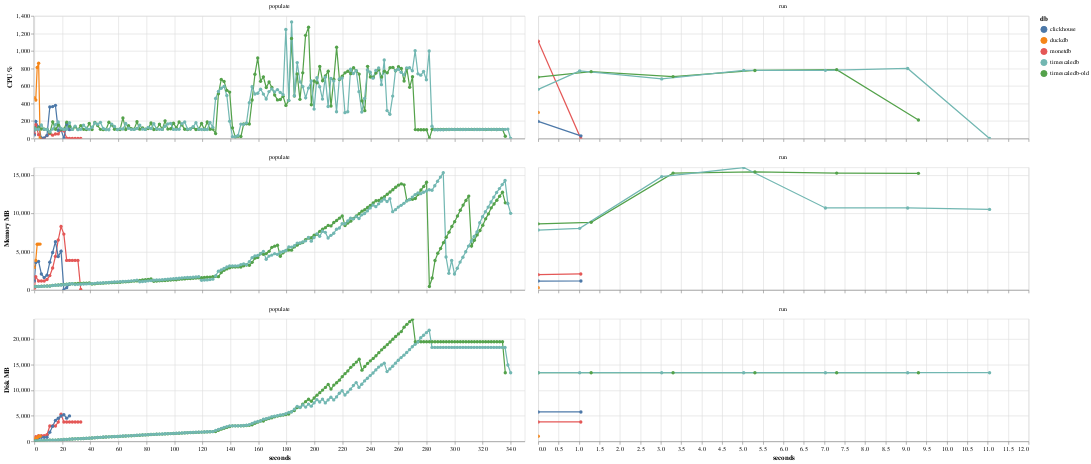

Notebook code cell kept with this figure:
### Code cell
df = db.execute(
    """
WITH first_metric_time AS (
    SELECT
        benchmark_id,
        MIN(time) AS start_time
    FROM metric
    GROUP BY benchmark_id
)
SELECT
    b.db,
    b.suite,
    b.operation,
    epoch(m.time - fm.start_time) AS seconds_since_start,
    m.cpu_percent,
    m.mem_mb,
    m.disk_mb
FROM metric m
JOIN first_metric_time fm ON m.benchmark_id = fm.benchmark_id
JOIN benchmark b ON m.benchmark_id = b.id
WHERE b.suite = (?)
and b.deleted_at is null
ORDER BY b.id, seconds_since_start;
""",
    [SUITE],
).pl()

df = df.with_columns(pl.col.cpu_percent.clip(0, 25 * 100))

df_long = df.unpivot(
    on=["cpu_percent", "mem_mb", "disk_mb"],
    index=["db", "suite", "operation", "seconds_since_start"],
    variable_name="metric",
    value_name="value",
)

df_long = df_long.with_columns(
    [
        pl.col("db").cast(pl.Categorical),
        pl.col("operation").cast(pl.Categorical),
        pl.col("metric").cast(pl.Categorical),
    ]
)

selector = alt.selection_point(fields=["db"], bind="legend")

width = 800
height = 200

cpu_chart = (
    alt.Chart(df_long.filter(pl.col("metric") == "cpu_percent"))
    .mark_line(point=True)
    .encode(
        x=alt.X("seconds_since_start:Q", axis=alt.Axis(title=None, ticks=True, grid=True, labels=False)),
        y=alt.Y("value:Q", axis=alt.Axis(title="CPU %", ticks=True, grid=True), scale=alt.Scale(zero=False)),
        color=alt.Color("db:N"),
        tooltip=[
            "db",
            "suite",
            "operation",
            "metric",
            alt.Tooltip("seconds_since_start:Q", format=".0f"),
            alt.Tooltip("value:Q", format=".0f"),
        ],
        opacity=alt.condition(selector, alt.value(1.0), alt.value(0.1)),
    )
    .add_params(selector)
    .properties(width=width, height=height)
    .facet(column=alt.Column("operation:N", title=None))
    .resolve_scale(x="independent")
)

mem_chart = (
    alt.Chart(df_long.filter(pl.col("metric") == "mem_mb"))
    .mark_line(point=True)
    .encode(
        x=alt.X("seconds_since_start:Q", axis=alt.Axis(title=None, ticks=True, grid=True, labels=False)),
        y=alt.Y("value:Q", axis=alt.Axis(title="Memory MB", ticks=True, grid=True), scale=alt.Scale(zero=False)),
        color=alt.Color("db:N"),
        tooltip=[
            "db",
            "suite",
            "operation",
            "metric",
            alt.Tooltip("seconds_since_start:Q", format=".2f"),
            alt.Tooltip("value:Q", format=".1f"),
        ],
        opacity=alt.condition(selector, alt.value(1.0), alt.value(0.1)),
    )
    .add_params(selector)
    .properties(width=width, height=height)
    .facet(column=alt.Column("operation:N", title=None))
    .resolve_scale(x="independent")
)

disk_chart = (
    alt.Chart(df_long.filter(pl.col("metric") == "disk_mb"))
    .mark_line(point=True)
    .encode(
        x=alt.X("seconds_since_start:Q", axis=alt.Axis(title="seconds", ticks=True, grid=True)),
        y=alt.Y("value:Q", axis=alt.Axis(title="Disk MB", ticks=True, grid=True), scale=alt.Scale(zero=False)),
        color=alt.Color("db:N"),
        tooltip=[
            "db",
            "suite",
            "operation",
            "metric",
            alt.Tooltip("seconds_since_start:Q", format=".2f"),
            alt.Tooltip("value:Q", format=".1f"),
        ],
        opacity=alt.condition(selector, alt.value(1.0), alt.value(0.1)),
    )
    .add_params(selector)
    .properties(width=width, height=height)
    .facet(column=alt.Column("operation:N", title=None))
    .resolve_scale(x="independent")
)

chart = alt.vconcat(cpu_chart, mem_chart, disk_chart).interactive(bind_y=False)

chart

### Figure 1 — Vega-Lite specification as saved in the notebook (floating-point values rounded to 4 significant figures; data arrays with more than 128 entries replaced by an {"elided": "..."} marker saying what was removed)
{"config": {"view": {"continuousWidth": 300, "continuousHeight": 300}}, "vconcat": [{"data": {"name": "data-046058a9b9ee00b91b22c81024bc50ce"}, "facet": {"column": {"field": "operation", "title": null, "type": "nominal"}}, "spec": {"mark": {"type": "line", "point": true}, "encoding": {"color": {"field": "db", "type": "nominal"}, "opacity": {"condition": {"param": "param_1", "value": 1.0}, "value": 0.1}, "tooltip": [{"field": "db", "type": "ordinal"}, {"field": "suite", "type": "nominal"}, {"field": "operation", "type": "ordinal"}, {"field": "metric", "type": "ordinal"}, {"field": "seconds_since_start", "format": ".0f", "type": "quantitative"}, {"field": "value", "format": ".0f", "type": "quantitative"}], "x": {"axis": {"grid": true, "labels": false, "ticks": true, "title": null}, "field": "seconds_since_start", "type": "quantitative"}, "y": {"axis": {"grid": true, "ticks": true, "title": "CPU %"}, "field": "value", "scale": {"zero": false}, "type": "quantitative"}}, "height": 200, "name": "view_1", "width": 800}, "resolve": {"scale": {"x": "independent"}}}, {"data": {"name": "data-18120f64e8470bfd101b7e067272d1d8"}, "facet": {"column": {"field": "operation", "title": null, "type": "nominal"}}, "spec": {"mark": {"type": "line", "point": true}, "encoding": {"color": {"field": "db", "type": "nominal"}, "opacity": {"condition": {"param": "param_1", "value": 1.0}, "value": 0.1}, "tooltip": [{"field": "db", "type": "ordinal"}, {"field": "suite", "type": "nominal"}, {"field": "operation", "type": "ordinal"}, {"field": "metric", "type": "ordinal"}, {"field": "seconds_since_start", "format": ".2f", "type": "quantitative"}, {"field": "value", "format": ".1f", "type": "quantitative"}], "x": {"axis": {"grid": true, "labels": false, "ticks": true, "title": null}, "field": "seconds_since_start", "type": "quantitative"}, "y": {"axis": {"grid": true, "ticks": true, "title": "Memory MB"}, "field": "value", "scale": {"zero": false}, "type": "quantitative"}}, "height": 200, "name": "view_2", "width": 800}, "resolve": {"scale": {"x": "independent"}}}, {"data": {"name": "data-c686d7dacb3a6f2bd3dc5e0bbbdc30e9"}, "facet": {"column": {"field": "operation", "title": null, "type": "nominal"}}, "spec": {"mark": {"type": "line", "point": true}, "encoding": {"color": {"field": "db", "type": "nominal"}, "opacity": {"condition": {"param": "param_1", "value": 1.0}, "value": 0.1}, "tooltip": [{"field": "db", "type": "ordinal"}, {"field": "suite", "type": "nominal"}, {"field": "operation", "type": "ordinal"}, {"field": "metric", "type": "ordinal"}, {"field": "seconds_since_start", "format": ".2f", "type": "quantitative"}, {"field": "value", "format": ".1f", "type": "quantitative"}], "x": {"axis": {"grid": true, "ticks": true, "title": "seconds"}, "field": "seconds_since_start", "type": "quantitative"}, "y": {"axis": {"grid": true, "ticks": true, "title": "Disk MB"}, "field": "value", "scale": {"zero": false}, "type": "quantitative"}}, "height": 200, "name": "view_3", "width": 800}, "resolve": {"scale": {"x": "independent"}}}], "params": [{"name": "param_1", "select": {"type": "point", "fields": ["db"]}, "bind": "legend", "views": ["view_1", "view_2", "view_3"]}, {"name": "param_2", "select": {"type": "interval", "encodings": ["x"]}, "bind": "scales", "views": ["view_1", "view_2", "view_3"]}], "$schema": "https://vega.github.io/schema/vega-lite/v5.20.1.json", "datasets": {"data-046058a9b9ee00b91b22c81024bc50ce": {"elided": "395 records"}, "data-18120f64e8470bfd101b7e067272d1d8": {"elided": "395 records"}, "data-c686d7dacb3a6f2bd3dc5e0bbbdc30e9": {"elided": "395 records"}}}
